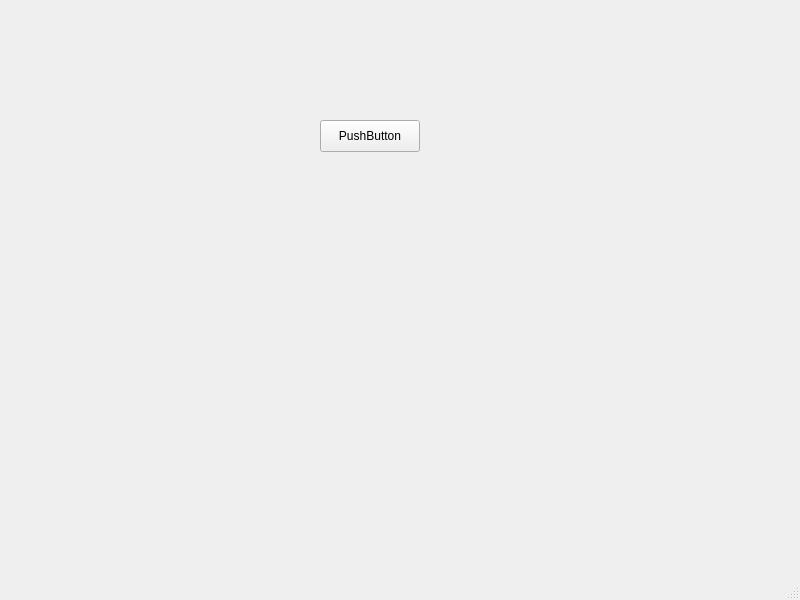
<?xml version="1.0" encoding="UTF-8"?>
<ui version="4.0">
 <class>MainWindow</class>
 <widget class="QMainWindow" name="MainWindow">
  <property name="geometry">
   <rect>
    <x>0</x>
    <y>0</y>
    <width>800</width>
    <height>600</height>
   </rect>
  </property>
  <property name="windowTitle">
   <string>MainWindow</string>
  </property>
  <widget class="QWidget" name="centralwidget">
   <widget class="QLabel" name="label">
    <property name="geometry">
     <rect>
      <x>310</x>
      <y>210</y>
      <width>141</width>
      <height>111</height>
     </rect>
    </property>
    <property name="styleSheet">
     <string notr="true">background-image: url(:/Users/jwoh/WorkSpace/PyQt5forBeginner/02.02 PushButton/img/mic.png);</string>
    </property>
    <property name="text">
     <string/>
    </property>
    <property name="pixmap">
     <pixmap resource="mic3.qrc">:/Users/jwoh/WorkSpace/PyQt5forBeginner/02.02 PushButton/img/mic.png</pixmap>
    </property>
    <property name="scaledContents">
     <bool>true</bool>
    </property>
   </widget>
   <widget class="QPushButton" name="btn_1">
    <property name="geometry">
     <rect>
      <x>320</x>
      <y>120</y>
      <width>100</width>
      <height>32</height>
     </rect>
    </property>
    <property name="text">
     <string>PushButton</string>
    </property>
   </widget>
  </widget>
  <widget class="QMenuBar" name="menubar">
   <property name="geometry">
    <rect>
     <x>0</x>
     <y>0</y>
     <width>800</width>
     <height>24</height>
    </rect>
   </property>
  </widget>
  <widget class="QStatusBar" name="statusbar"/>
 </widget>
 <resources>
  <include location="mic3.qrc"/>
 </resources>
 <connections/>
</ui>
